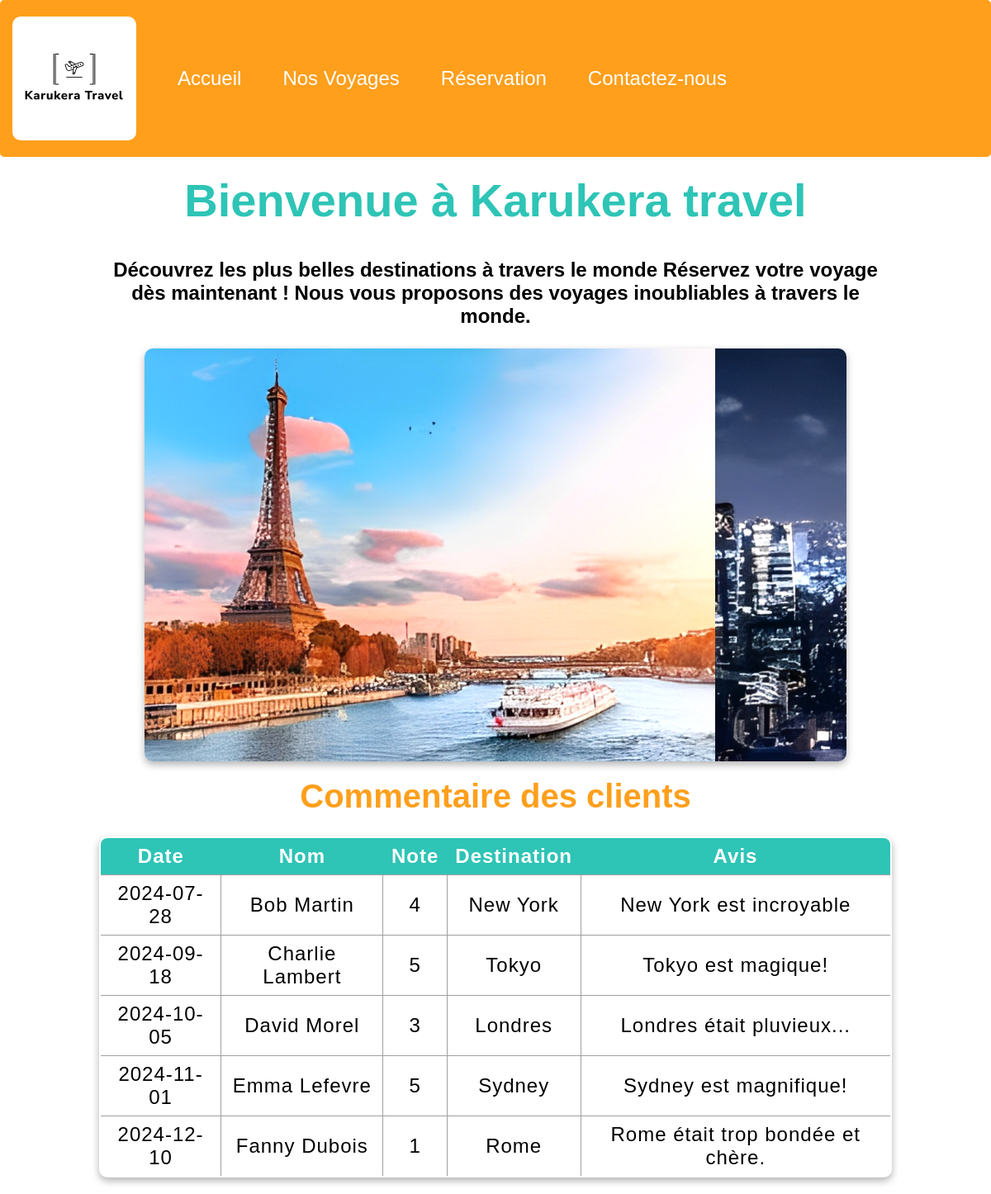
The page / on the database its author committed.
### tables this page shows
CREATE TABLE IF NOT EXISTS `avis` (
  `id_avis` int NOT NULL AUTO_INCREMENT,
  `id_utilisateur` int DEFAULT NULL,
  `id_destination` int DEFAULT NULL,
  `note` int DEFAULT NULL,
  `commentaire` text,
  `date_avis` date NOT NULL,
  PRIMARY KEY (`id_avis`),
  KEY `id_utilisateur` (`id_utilisateur`),
  KEY `id_destination` (`id_destination`)
);

CREATE TABLE IF NOT EXISTS `utilisateur` (
  `id_utilisateur` int NOT NULL AUTO_INCREMENT,
  `nom` varchar(100) NOT NULL,
  `email` varchar(255) NOT NULL,
  `mot_de_passe` varchar(255) NOT NULL,
  `date_inscription` date NOT NULL,
  PRIMARY KEY (`id_utilisateur`),
  UNIQUE KEY `email` (`email`)
);

CREATE TABLE IF NOT EXISTS `destination` (
  `id_destination` int NOT NULL AUTO_INCREMENT,
  `nom` varchar(150) NOT NULL,
  `pays` varchar(100) NOT NULL,
  `description` text,
  `climat` varchar(50) DEFAULT NULL,
  PRIMARY KEY (`id_destination`)
);

### index.php (the view, shortened to what this page needs)
<head>
    <link rel="stylesheet" href="Accueil.css">
</head>
<body>
    <nav>
    <ul>
        <li><a href="index.php"><img src="logo.png" alt="Logo" class="nav-logo" ></a></li>
        <li><a href="index.php">Accueil</a></li>
        <li><a href="voyage.php">Nos Voyages</a></li>
        <li><a href="Reservation.html">Réservation</a></li>
        <li><a href="contact.html">Contactez-nous</a></li>
    </ul>
    </nav>
    <h1 class="titre2">  Bienvenue à Karukera travel </h1>
    <p class="paragraphe">Découvrez les plus belles destinations à travers le monde
    Réservez votre voyage dès maintenant !
    Nous vous proposons des voyages inoubliables à travers le monde.</p>
    <div class="carousel">
        <div class="carousel-images">
            <a><img src="Paris.jpg" alt="Paris" class="img-caroussel"></a>
            <a><img src="Tokyo.jpg" alt="Tokyo" class="img-caroussel"></a>
        </div>
    </div>
    <h1 class="titre">Commentaire des clients</h1>
    <?php
    $nom_serveur = "localhost";
    $nom_utilisateur = "root";
    $password = "";
    $nom_base = "voyage";
    $connexion = mysqli_connect($nom_serveur,$nom_utilisateur, $password,$nom_base );
    $avis = " SELECT avis.date_avis,avis.note,destination.nom, avis.commentaire
                FROM avis
                JOIN destination ON destination.id_destination = avis.id_destination";
    $utilisateur = "SELECT utilisateur.nom FROM utilisateur";
    $resultat = mysqli_query($connexion,$avis);
    $resultat2 = mysqli_query($connexion,$utilisateur);
    $row2 = mysqli_fetch_assoc($resultat2);
    echo "<table>
    <tr>
    <th>Date</th>
    <th>Nom</th>
    <th>Note</th>
    <th>Destination</th>
    <th>Avis</th>
    </tr>";
    while($row = mysqli_fetch_assoc($resultat) and $row2 = mysqli_fetch_assoc($resultat2)) {
        echo "<tr>";
       echo "<td>" . $row['date_avis'] . "</td>";
        echo "<td>" . $row2['nom']. "</td>";
        echo "<td>" . $row['note'] . "</td>";
        echo "<td>" . $row['nom'] . "</td>";
        echo "<td>" . $row['commentaire'] . "</td>";
    }
    echo "</table>";
    ?>
</body>

### Accueil.css (style rules this page uses)
body { margin: 0; font-family: Arial, sans-serif; }
.titre2 { text-align: center; font-size: 3.5em; margin-top: 20px; color: 2EC4B6; font-weight: bold; }
.paragraphe { text-align: center; font-size: 1.5em; margin-top: 20px; margin-left: 10%; margin-right: 10%; color: black; font-weight: bold; }
nav { background-color: #FF9F1C; color: white; padding: 10px 0; margin: 0; border-radius: 5px; position: sticky; width: 100%; top: 0; z-index: 10; }
nav ul { list-style-type: none; margin: 0; padding: 0; display: flex; align-items: center; }
nav ul li { margin-right: 20px; }
nav ul li a { text-decoration: none; font-size: 1.5em; color: white; padding: 10px 15px; display: block; }
.nav-logo { height: 150px; border-radius: 10px; }
li { float: left; display: inline; }
.carousel { height: 500px; width: 850px; margin-left: auto; margin-right: auto; margin-top: 25px; overflow: hidden; position: relative; border-radius: 10px; box-shadow: 0 4px 10px rgba(0, 0, 0, 0.3); z-index: 1; }
.img-caroussel { height: 500px; width: 850px; object-fit: cover; image-rendering: auto; -webkit-filter: brightness(1.1); filter: brightness(1.1); }
.carousel-images { display: flex; width: calc(100% * 6); animation: slide 30s linear infinite alternate; }
.carousel-images img { width: 100%; }
.titre { text-align: center; font-size: 2.5em; margin-top: 20px; color: #FF9F1C; font-weight: bold; }
table { border-collapse: collapse; border: 2px solid rgb(140 140 140); font-family: sans-serif; font-size:1.5em; letter-spacing: 1px; margin: 20px auto; width: 80%; border-radius: 10px; overflow: hidden; box-shadow: 0 4px 10px rgba(0, 0, 0, 0.3); }
th { background-color:2EC4B6; color: white; padding: 8px 10px; text-align: center; }
td { border: 1px solid rgb(160 160 160); padding: 8px 10px; text-align: center; }

### rows shown on the page
utilisateur: nom "Bob Martin"
avis: date_avis "2024-07-28", note "4", commentaire "New York est incroyable"
destination: nom "New York"
utilisateur: nom "Charlie Lambert"
avis: date_avis "2024-09-18", note "5", commentaire "Tokyo est magique!"
destination: nom "Tokyo"
utilisateur: nom "David Morel"
avis: date_avis "2024-10-05", note "3", commentaire "Londres était pluvieux..."
destination: nom "Londres"
utilisateur: nom "Emma Lefevre"
avis: date_avis "2024-11-01", note "5", commentaire "Sydney est magnifique!"
destination: nom "Sydney"
utilisateur: nom "Fanny Dubois"
avis: date_avis "2024-12-10", note "1", commentaire "Rome était trop bondée et chère."
destination: nom "Rome"
